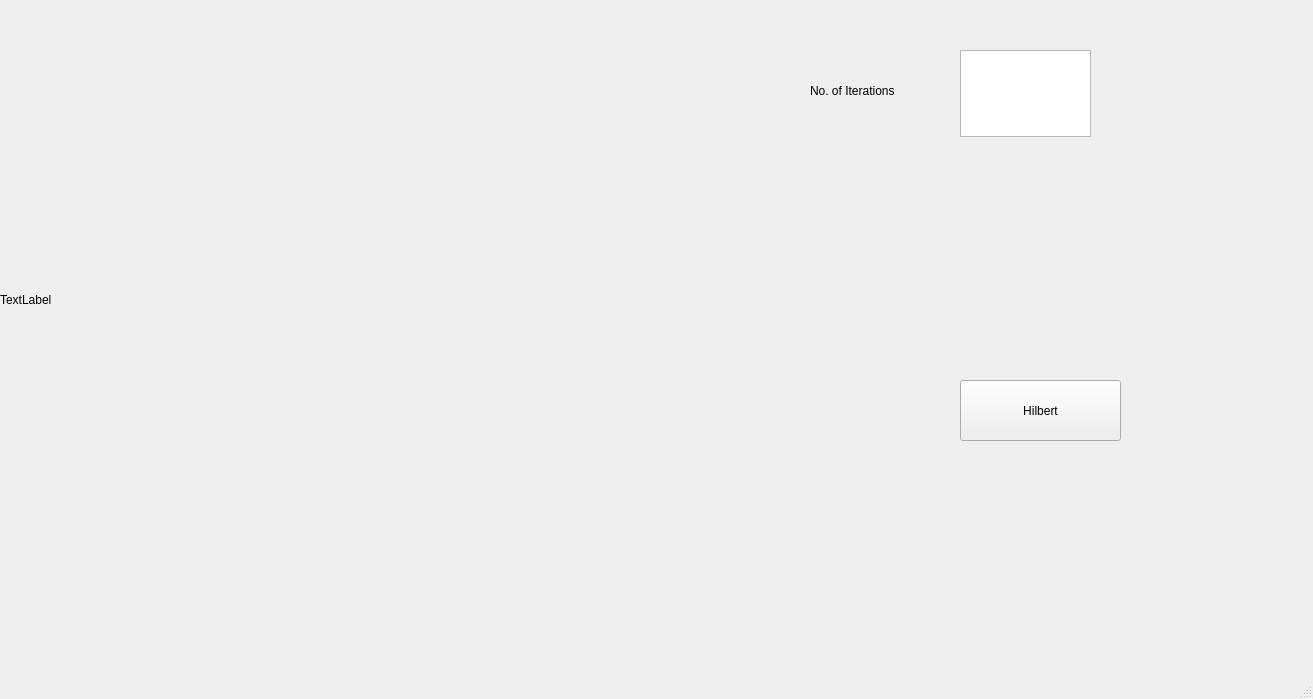
<?xml version="1.0" encoding="UTF-8"?>
<ui version="4.0">
 <class>MainWindow</class>
 <widget class="QMainWindow" name="MainWindow">
  <property name="geometry">
   <rect>
    <x>0</x>
    <y>0</y>
    <width>1313</width>
    <height>699</height>
   </rect>
  </property>
  <property name="windowTitle">
   <string>MainWindow</string>
  </property>
  <widget class="QWidget" name="centralwidget">
   <widget class="QLabel" name="label">
    <property name="geometry">
     <rect>
      <x>0</x>
      <y>0</y>
      <width>600</width>
      <height>600</height>
     </rect>
    </property>
    <property name="text">
     <string>TextLabel</string>
    </property>
   </widget>
   <widget class="QPushButton" name="pushButton">
    <property name="geometry">
     <rect>
      <x>960</x>
      <y>380</y>
      <width>161</width>
      <height>61</height>
     </rect>
    </property>
    <property name="text">
     <string>Hilbert</string>
    </property>
   </widget>
   <widget class="QLabel" name="label_2">
    <property name="geometry">
     <rect>
      <x>810</x>
      <y>50</y>
      <width>111</width>
      <height>81</height>
     </rect>
    </property>
    <property name="text">
     <string>No. of Iterations</string>
    </property>
   </widget>
   <widget class="QTextEdit" name="textEdit">
    <property name="geometry">
     <rect>
      <x>960</x>
      <y>50</y>
      <width>131</width>
      <height>87</height>
     </rect>
    </property>
   </widget>
  </widget>
  <widget class="QMenuBar" name="menubar">
   <property name="geometry">
    <rect>
     <x>0</x>
     <y>0</y>
     <width>1313</width>
     <height>26</height>
    </rect>
   </property>
  </widget>
  <widget class="QStatusBar" name="statusbar"/>
 </widget>
 <resources/>
 <connections/>
</ui>
